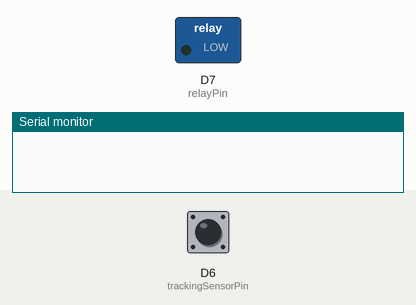
The sketch below on a simulated ESP8266 (NodeMCU). On the bench: switched loads named in the sketch (green lamp = pin HIGH), the last lines printed to the serial monitor. Dashed ring = blinking. The test bench sets the inputs (shaded band); at power-on: D6 (trackingSensorPin) LOW.

Above: at 1.2 s.
1.3 s: D6 (trackingSensorPin) driven HIGH
At 1.6 s:
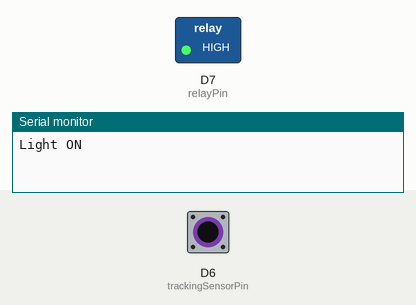
2.8 s: D6 (trackingSensorPin) pulsed LOW 5 times (0.12 s each, 0.3 s apart)
At 3.37 s:
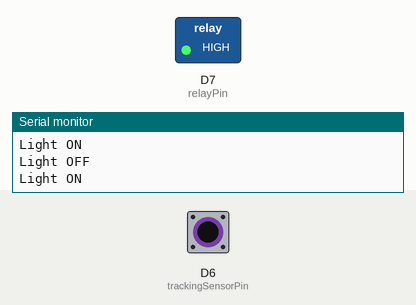
Timing chart, 0 to 5.8 s (numbered marks = the images above; inputs shaded):
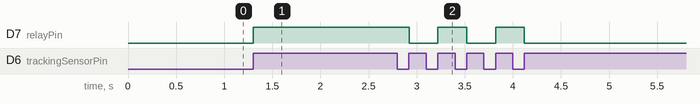

Measured:
- after the input at 1.3 s, D7 (relayPin): LOW → HIGH at once
- after the input at 2.8 s, D7 (relayPin): alternates HIGH for 0.30 s and LOW for 0.30 s, 5 changes in all, then stays LOW, starting after 0.12 s

The sketch:

Hand-Gesture-Light-Control.ino
```cpp
// Pin definitions
const int trackingSensorPin = D6;  // Tracking sensor input pin
const int relayPin = D7;           // Relay module output pin

bool lightState = false;           // Current state of the light (off initially)
bool lastSensorState = LOW;        // Previous state of the tracking sensor

void setup() {
  pinMode(trackingSensorPin, INPUT);  // Set tracking sensor as input
  pinMode(relayPin, OUTPUT);          // Set relay as output
  digitalWrite(relayPin, LOW);        // Start with relay off
  Serial.begin(9600);
}

void loop() {
  // Read the current state of the tracking sensor
  int sensorState = digitalRead(trackingSensorPin);

  // Check if motion is detected (sensor state is HIGH) and if it changed from the last state
  if (sensorState == HIGH && lastSensorState == LOW) {
    // Toggle the light state
    lightState = !lightState;
    digitalWrite(relayPin, lightState ? HIGH : LOW);  // Set relay to the new light state

    if (lightState) {
      Serial.println("Light ON");
    } else {
      Serial.println("Light OFF");
    }

    // Small delay to debounce
    delay(200);
  }

  // Update the last sensor state to the current state
  lastSensorState = sensorState;
}
```
